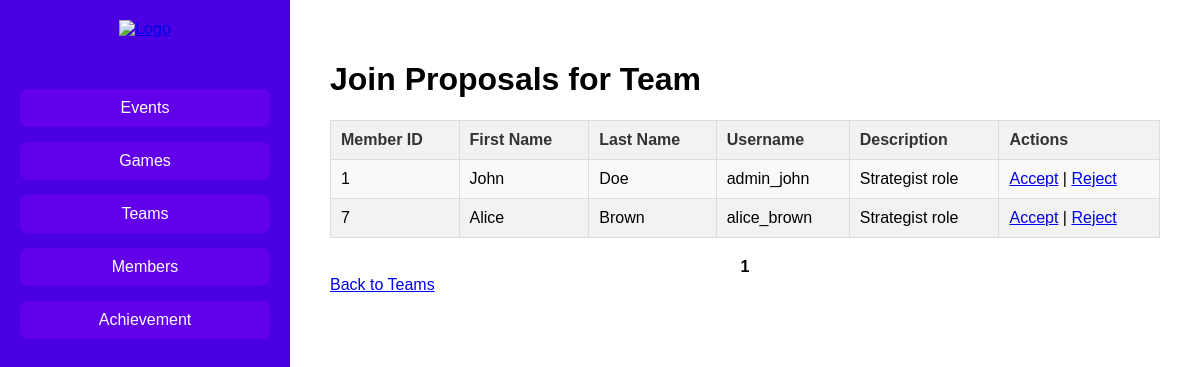
The page /views/admin/team/join-proposal-admin.php?idteam=5 (signed in) on the database its author committed.
### tables this page shows
CREATE TABLE `join_proposal` (
  `idjoin_proposal` int(11) NOT NULL,
  `idmember` int(11) NOT NULL,
  `idteam` int(11) NOT NULL,
  `description` varchar(100) DEFAULT 'role preference: support, attacker, dll',
  `status` enum('waiting','approved','rejected') DEFAULT NULL
);

CREATE TABLE `member` (
  `idmember` int(11) NOT NULL,
  `fname` varchar(45) DEFAULT NULL,
  `lname` varchar(45) DEFAULT NULL,
  `username` varchar(45) DEFAULT NULL,
  `password` varchar(500) DEFAULT NULL,
  `profile` enum('admin','member') DEFAULT NULL
);

### class/parent.php (called while the page is built, shortened)
<?php
class parentClass
{
    public function __construct()
    {
        $this->mysqli = new mysqli(SERVER_NAME, USER_NAME, PASSWORD, DB_NAME);
    }
}

### class/join_proposal.php (called while the page is built, shortened)
<?php
require_once("parent.php");
class JoinProposal extends ParentClass
{
    public function countProposalsByTeam($idteam)
    {
        $sql = "SELECT COUNT(*) AS total FROM join_proposal WHERE idteam = ? AND status = 'waiting'";
        $stmt = $this->mysqli->prepare($sql);
        $stmt->bind_param("i", $idteam);
        $stmt->execute();
        $result = $stmt->get_result();
        $row = $result->fetch_assoc();
        return $row['total'];
    }
    public function getProposalsByTeam($idteam, $limit, $offset)
    {
        $sql = "SELECT jp.idmember, m.fname, m.lname, m.username, jp.description, jp.status
                FROM join_proposal jp
                JOIN member m ON jp.idmember = m.idmember
                WHERE jp.idteam = ? AND jp.status = 'waiting'
                LIMIT ? OFFSET ?";
        $stmt = $this->mysqli->prepare($sql);
        $stmt->bind_param("iii", $idteam, $limit, $offset);
        $stmt->execute();
        return $stmt->get_result();
    }
}

### views/admin/team/join-proposal-admin.php (the view, shortened to what this page needs)
<?php
require_once("../../../class/join_proposal.php");
require_once("../../paging.php");
$joinProposal = new JoinProposal();
if (isset($_GET['idteam'])) {
    $idteam = $_GET['idteam'];
    $limit = 10;
    $no_hal = isset($_GET['page']) ? (int)$_GET['page'] : 1;
    $offset = ($no_hal - 1) * $limit;
    $proposals = $joinProposal->getProposalsByTeam($idteam, $limit, $offset);
    $total_proposals = $joinProposal->countProposalsByTeam($idteam);
} else {
    header("Location: team-view.php");
    exit();
}
?>
<!DOCTYPE html>
<html lang="en">
<head>
    <link rel="stylesheet" href="../../../public/css/style-admin.css">
</head>
<body>
    <div class="dashboard-container">
        <div class="sidebar">
            <div class="logo">
                <a href="dashboard.php"><img src="../../../public/images/logoubaya.png" alt="Logo"></a>
            </div>
            <ul class="nav-links">
                <li><a href="../event/event-view.php">Events</a></li>
                <li><a href="../game/game-view.php">Games</a></li>
                <li><a href="../team/team-view.php">Teams</a></li>
                <li><a href="../member/member-view.php">Members</a></li>
                <li><a href="../achievement/achievement-view.php">Achievement</a></li>
            </ul>
        </div>
        <div class="main-content">
            <h1>Join Proposals for Team</h1>
            <table class="styled-table">
                <thead>
                    <tr>
                        <th>Member ID</th>
                        <th>First Name</th>
                        <th>Last Name</th>
                        <th>Username</th>
                        <th>Description</th>
                        <th>Actions</th>
                    </tr>
                </thead>
                <tbody>
                    <?php if ($proposals->num_rows > 0): ?>
                        <?php while ($row = $proposals->fetch_assoc()): ?>
                            <tr>
                                <td><?php echo $row['idmember']; ?></td>
                                <td><?php echo $row['fname']; ?></td>
                                <td><?php echo $row['lname']; ?></td>
                                <td><?php echo $row['username']; ?></td>
                                <td><?php echo $row['description']; ?></td>
                                <td>
                                    <a href="join-proposal-admin.php?accept=<?php echo $row['idmember']; ?>&idteam=<?php echo $idteam; ?>" class="accept-button">Accept</a> |
                                    <a href="join-proposal-admin.php?reject=<?php echo $row['idmember']; ?>&idteam=<?php echo $idteam; ?>" onclick="return confirm('Are you sure to reject?')" class="reject-button">Reject</a>
                                </td>
                            </tr>
                        <?php endwhile; ?>
                    <?php else: ?>
                        <tr>
                            <td colspan="6">No proposals available</td>
                        </tr>
                    <?php endif; ?>
                </tbody>
            </table>
            <div class="pagination">
                <?php echo generate_page($total_proposals, $limit, '', $no_hal) . "<br>"; ?>
            </div>
            <a href="team-view.php" class="back-button">Back to Teams</a>
        </div>
    </div>
</body>
</html>

### public/css/style-admin.css (style rules this page uses)
body { margin: 0; font-family: Arial, sans-serif; background-color: #f4f4f4; }
.dashboard-container { display: flex; height: 100vh; flex-direction: row; }
.sidebar { width: 250px; background-color: #4A00E0; color: white; padding: 20px; display: flex; flex-direction: column; align-items: center; }
.sidebar .logo img { width: 150px; margin-bottom: 20px; }
.nav-links { list-style-type: none; padding: 0; width: 100%; }
.nav-links li { margin: 15px 0; }
.nav-links a { text-decoration: none; color: white; font-size: 16px; display: block; padding: 10px; text-align: center; background-color: #6200ea; border-radius: 8px; transition: background-color 0.3s; }
.main-content { flex-grow: 1; background-color: #ffffff; padding: 40px; }
.styled-table { width: 100%; border-collapse: collapse; margin-bottom: 20px; }
.styled-table th, .styled-table td { padding: 10px; border: 1px solid #dddddd; text-align: left; }
.styled-table thead th { background-color: #f2f2f2; color: #333; }
.styled-table tbody tr { background-color: #f9f9f9; }
.styled-table tbody tr:nth-child(even) { background-color: #f2f2f2; }
.pagination { margin-top: 20px; text-align: center; }
.main-content { padding: 40px; }

### rows shown on the page
join_proposal: idmember "1", idmember.fname "John", idmember.lname "Doe", idmember.username "admin_john", description "Strategist role"
join_proposal: idmember "7", idmember.fname "Alice", idmember.lname "Brown", idmember.username "alice_brown", description "Strategist role"
